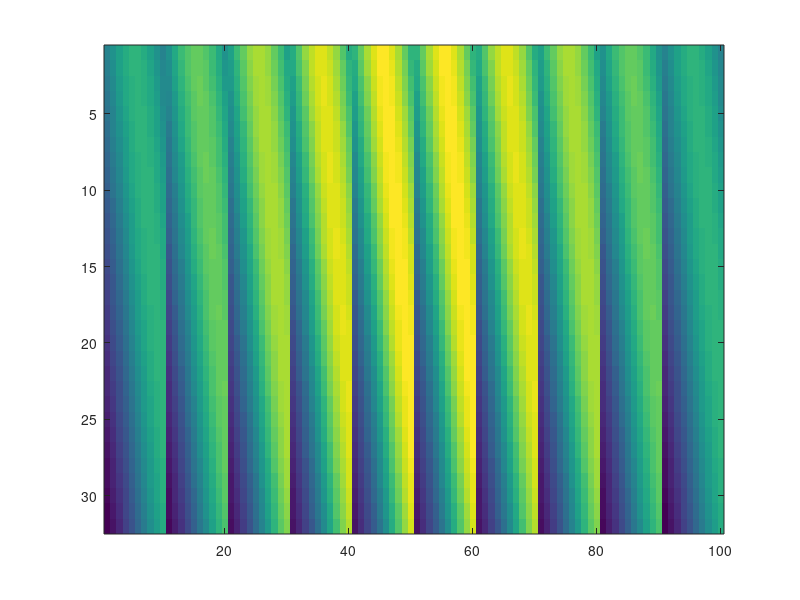
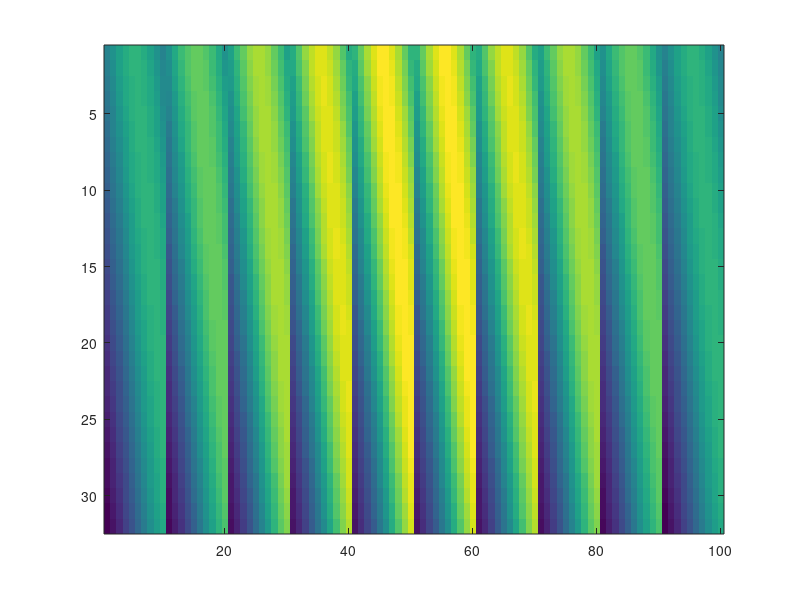
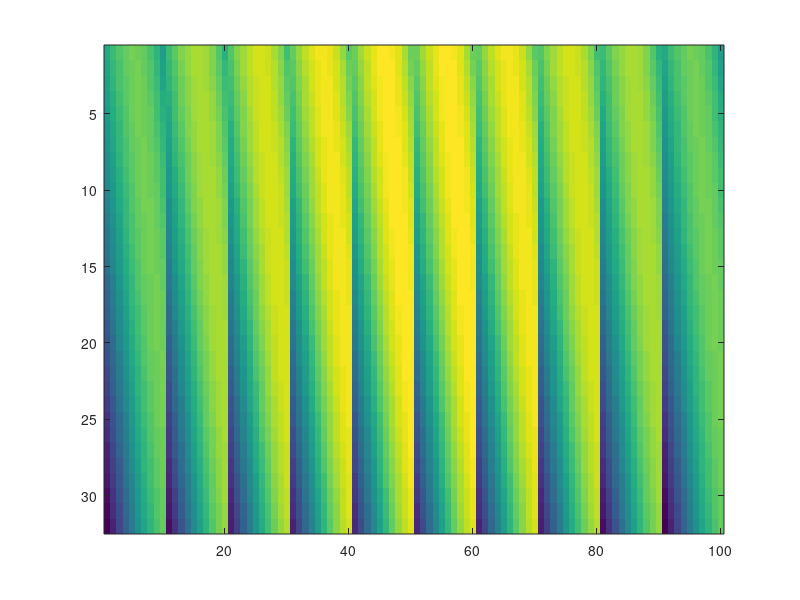
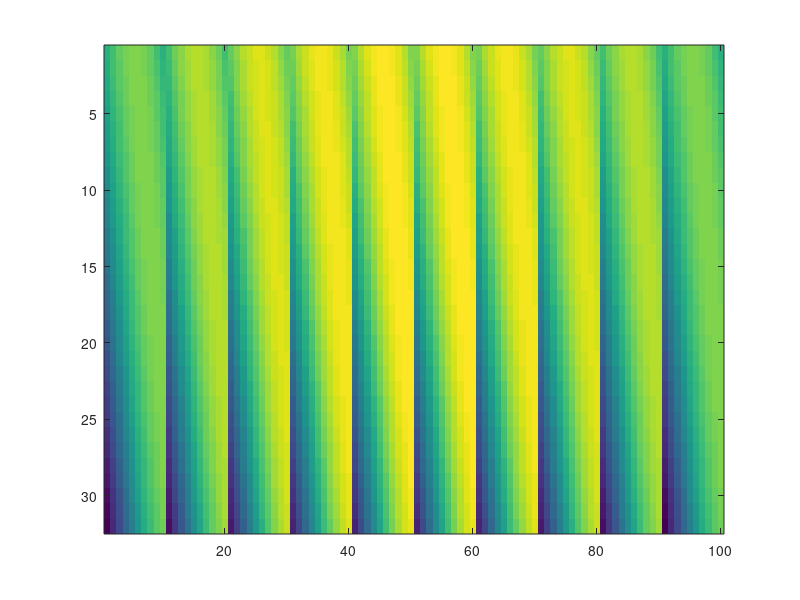

Source code (MATLAB) for these figures, in order:
clear all;
close all;

addpath('~/Bureau/these_2017/CODES/src')

%%% Microphones position
array_length = 0.7; %in meters
M = 32; %number of microphones
z_mic = 0 * ones(1,M);

x_mic = linspace(0,0.7,M);
y_mic = zeros(1,M);
r_mic = [x_mic' y_mic' z_mic'];

%%% Define grid for source map
Nx=10;
Ny=10;
Nz=1;
Nmap = Nx * Ny * Nz; %number of source point on the constructed map

x_grid = linspace(-0.5,0.5,Nx);
y_grid = linspace(-0.5,0.5,Ny);
z_grid = linspace(0.7 , 0.7 , Nz);

[Xmap,Ymap, Zmap] = meshgrid(x_grid,y_grid,z_grid);
Xmap=Xmap';
Ymap=Ymap';
Zmap=Zmap';

r_src_map = [Xmap(:) Ymap(:) Zmap(:)]; % vector of estimate source point positions (map)
r_src_map = double(r_src_map);

r_src=double(r_src_map);
f = 100;
Gsign=1;
Mach=[0.1 0 0];


	%function
	[M, ~]= size(r_mic);
    [N, ~]= size(r_src);
    c=340; %speed of sound in air, m/sbeam
    k=2*pi*f/c;
    %R=pdist2(r_mic , r_src); %distance between mic and src (1 x MN)
    
    beta2 = 1-norm(Mach)^2;
    
    %propagation vector betweeneach source and each receiver :
    R_vect = [ reshape(r_mic(:,1)-r_src(:,1)',M*N,1,1) , ...
    		   reshape(r_mic(:,2)-r_src(:,2)',M*N,1,1) , ...
    		   reshape(r_mic(:,3)-r_src(:,3)',M*N,1,1)]; 
    
    term_sqrt = sqrt( (sum(Mach.*R_vect,2)).^2 + beta2*sum(R_vect.^2,2) ); %intermediate calculation
    
    dr = (-sum(Mach.*R_vect,2) + term_sqrt )/beta2;%distance correction : dr/c = emmision time delay
  
        
    G = exp(Gsign*j*k*dr)./(4*pi*term_sqrt); 
	G=reshape(G,M,N);

%comparaison avec green free field
c=340; %speed of sound in air, m/sbeam
    k=2*pi*f/c;
    
    r_mic=double(r_mic);
    r_src=double(r_src);
    
    R=pdist2(r_mic , r_src);
    
    
    G2 = exp(Gsign*j*k*R)./(4*pi*R);          

%display
figure
imagesc(abs(G))
figure
imagesc(abs(G2))

figure
imagesc(imag(G))
figure
imagesc(imag(G2))
